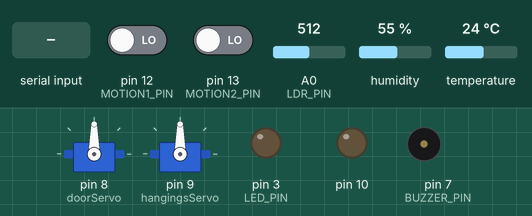
Simulated run of this sketch. Board: Arduino Uno, built with avr-gcc and run on an emulated ATmega328P. Parts: 2 × servo, output pins drawn as LEDs (lit = HIGH), buzzer (waves = sounding, pin HIGH). The inputs (shaded band) are chosen by the test bench; at power-on: pin 12 (MOTION1_PIN) LOW, pin 13 (MOTION2_PIN) LOW, A0 (LDR_PIN) = 512, humidity 55 %, temperature 24 °C. What the sketch prints to the serial monitor is not drawn.

Above: at 1.2 s.
1.3 s: "d" received over Serial
5.4 s: pin 12 (MOTION1_PIN) driven HIGH
At 7.2 s:
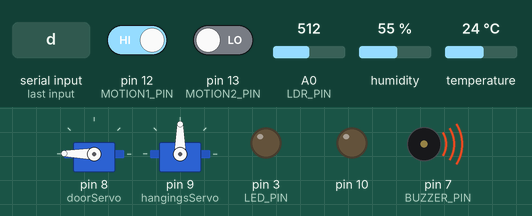
8.4 s: "l" received over Serial
At 10.1 s:
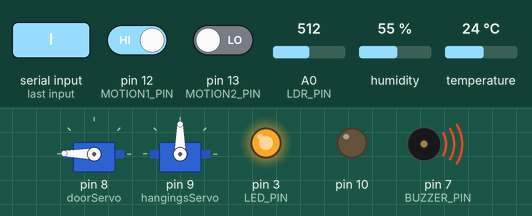
11.1 s: "h" received over Serial
15.4 s: pin 12 (MOTION1_PIN) driven LOW
At 18.0 s:
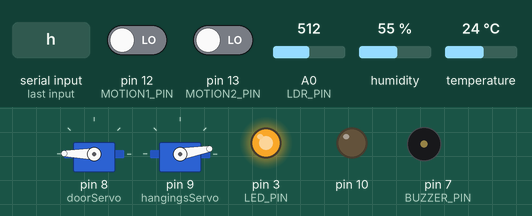
Timing chart, 0 to 19.5 s (numbered marks = the images above; inputs shaded):
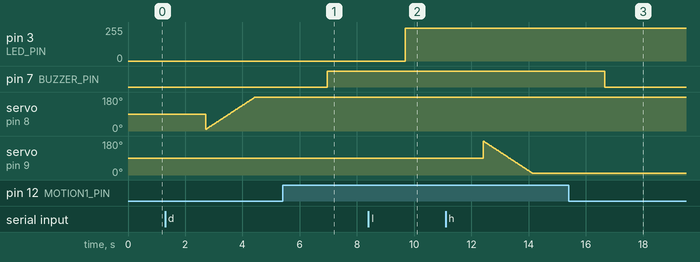

The sketch:

mini-jarvis.ino
```cpp
#include <dht.h>
#include <Servo.h>

#define DOOR_SERVO_PIN 0
#define HANGINGS_SERVO_PIN 1
#define PUMP_PIN 2
#define LED_PIN 3
#define FLAME_PIN 3
#define MOTION1_PIN 4
#define MOTION2_PIN 5
#define BUZZER_PIN 7
#define LDR_PIN A0
#define TEMPRETURE_PIN A1
boolean motion1State = false; // sensor 1 detection for motion
boolean motion2State = false; // sensor 2 detection for motion
boolean currentLDRStatus = true; // true = lights outside; false = no lights outside
int lighting = 0;
int temp; // current temperature
bool door_open_state = false, hangings_open_state = false; // door and hanings are closed by default


dht DHT;
Servo doorServo;
Servo hangingsServo;

void setup() {
  // begin serial communication // 115200 used to communicate best with the esp8265 microcontroller
  Serial.begin(115200);

  doorServo.attach(8); // write to the door motor using pin 8
  hangingsServo.attach(9); // write to the hangings motor using pin 9

  DDRD |= (1<<LED_PIN) | (1<<BUZZER_PIN); // set pin 3 (D3) and 7 (D7) to be used as output pins // the rest will be input by default
  DDRB = 0b00000111; // set pin 8 (B0) and 9 (B1) and 10 (B2) to be used as output // the rest will be input by default
}

void loop() {
  // First, check if there is any fire detected and react on the result
  checkFire();

  // recieve the data from the esp8266 wifi microcontroller and update the data
  updateData();
  delay(1000);

  // check if its lighting outside or not
  checkLDR();
  delay(500);

  //update the temperature
  checkTemp();
  delay(500);

  // check if there is any one left or entered the house
  checkMotion();
  delay(500);
}

void checkFire() {
  int fireStatus = (PINB >> 4)&0x01;

  if (fireStatus == 1) { // the sensor the detected fire
    PORTD = PORTD | (1 << 7); // turn on the buzzer
  }
  else {
    PORTD = PORTD & ~(1 << 7); // turn off the buzzer if it's on
  }
}

void checkTemp() {
  int chck = DHT.read11(TEMPRETURE_PIN );
  int newTemp = DHT.temperature;
  if (newTemp != temp) {
    // if the temperature has changed, send it to the esp8266 microcontroller to send it to the server
    temp = newTemp;
    Serial.write('t'); // 't' is the code that makes the esp8266 microcontroller that the value after it is the new temperature
    Serial.write(temp);
  }
}

void checkLDR() {
  int LDRStatus = analogRead(LDR_PIN); // how is the light outside
  char state;
  if(LDRStatus < 1) { // no lights outside
    if (currentLDRStatus == true) { // if there was lights outside before, change the currents light state
        currentLDRStatus = false;
        state = 1;
        // send the esp8266 microcontroller that there is no lights outside
        Serial.write('l'); // 'l' is the code for the esp8266 microcontroller to understand that the value after it is for switching the lights either on or off
        Serial.write(state); // switch on
    }
  }
  else {
    if (currentLDRStatus == false) { // if there was no lights outside, but now not, change the current state
        currentLDRStatus = true;
        state = 0;
        Serial.write('l'); // 'l' is the code for the esp8266 microcontroller to understand that the value after it is for switching the lights either on or off
        Serial.write(state); // switch off
    }
  }
}

/*
  This funciton checks if there is any new motion detected around the doors and checks
  the direction of the motion to send to the server if there is any one entered or left
*/

void checkMotion() {
  bool tempMotion1State = motion1State;
  bool tempMotion2State = motion2State;
  if ((PINB&(1<<MOTION1_PIN)) != tempMotion1State) { // if the state of the motion detection changed
    // set the motion state to the oppisite
    tempMotion1State = !tempMotion1State;

    if (tempMotion1State == true && tempMotion1State == tempMotion2State) { // if sensor one detected new motion and sensor 2 have already detected one, then someone just left
      Serial.write('m'); // 'm' is the code for the esp8266 microcontroller to understand that te value after it will be a number telling if there is any one left or enterd
      Serial.write(2); // 1 entered; 2 left
    }

  }
  if ((PINB&(1<<MOTION2_PIN)) != tempMotion2State) {
    tempMotion2State = !tempMotion2State;
    if (tempMotion2State == true && tempMotion1State == tempMotion2State) { // if sensor two detected motion and sensor 1 have already detected on, then someone just entered
      Serial.write('m'); // 'm' is the code for the esp8266 microcontroller to understand that te value after it will be a number telling if there is any one left or enterd
      Serial.write(1); // 1 entered; 2 left
    }
  }

  motion1State = tempMotion1State;
  motion2State = tempMotion2State;
}

/*
  This function recieves the data form the esp8266 microcontroller and update the outputs
*/

void updateData() {
  char flag; // every time a data sent, a flag is sent first to tell what is the data will be sent after it
  boolean temp_door_state, temp_hangings_state;
  for (int i = 0; i < 3; i++) {
    if(Serial.available()) {
     flag = Serial.read();

    delay(100);
    if(flag == 'l'){ // 'l' means that the value sent after it is the lighting value
      lighting = Serial.read();
      delay(100);
    }
    else if(flag == 'd'){ // 'd' means that the value sent after it is the door open state
      temp_door_state = Serial.read();
      delay(100);
    }
    else if(flag == 'h'){ // 'h' means that the value sent after it is the hangings open state
      temp_hangings_state = Serial.read();
      delay(100);
    }
  }

    if (flag == 'l') { // output the new value of the lighting
      lighting = map(lighting,0,100,0,255);
      analogWrite(LED_PIN, lighting);
    }

     else if (flag == 'd') {
      if (temp_door_state != door_open_state) { // if the door is state is not the same

        door_open_state = temp_door_state;
        if (door_open_state == true) { // open the door
          for (int angle = 10; angle < 180; angle++) {
            doorServo.write(angle);
            delay(10);
          }
        }
        else { // close the door
          for (int angle = 180; angle >= 10; angle--) {
            doorServo.write(angle);
            delay(10);
          }
        }
      }
    }
     else if (flag == 'h') {
      if (temp_hangings_state != hangings_open_state) {
        hangings_open_state = temp_hangings_state;
        if (hangings_open_state == true) { // open the hangings
          for (int angle = 180; angle >= 10; angle--) {
            hangingsServo.write(angle);
            delay(10);
          }
        }
        else { // close the hangings
          for (int angle = 10; angle < 180; angle++) {
            hangingsServo.write(angle);
            delay(10);
          }
        }
      }

    }
  }
}
```

Measured:
- after the input at 5.4 s, pin 7 (BUZZER_PIN): LOW → HIGH after 1.6 s
- after the input at 8.4 s, pin 3 (LED_PIN): 0/255 → 244/255 after 1.3 s
- after the input at 15.4 s, pin 7 (BUZZER_PIN): HIGH → LOW after 1.3 s
